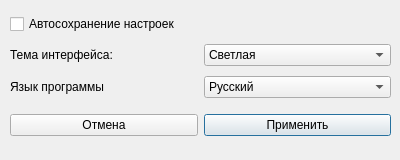
<?xml version="1.0" encoding="UTF-8"?>
<ui version="4.0">
 <class>Settings</class>
 <widget class="QDialog" name="Settings">
  <property name="geometry">
   <rect>
    <x>0</x>
    <y>0</y>
    <width>400</width>
    <height>160</height>
   </rect>
  </property>
  <property name="minimumSize">
   <size>
    <width>400</width>
    <height>160</height>
   </size>
  </property>
  <property name="maximumSize">
   <size>
    <width>400</width>
    <height>1000</height>
   </size>
  </property>
  <property name="windowTitle">
   <string>madHighlighter settings</string>
  </property>
  <widget class="QWidget" name="gridLayoutWidget_2">
   <property name="geometry">
    <rect>
     <x>10</x>
     <y>10</y>
     <width>381</width>
     <height>92</height>
    </rect>
   </property>
   <layout class="QGridLayout" name="gridLayout_2">
    <item row="5" column="1">
     <widget class="QComboBox" name="languageBox">
      <property name="baseSize">
       <size>
        <width>50</width>
        <height>30</height>
       </size>
      </property>
      <item>
       <property name="text">
        <string>Русский</string>
       </property>
      </item>
      <item>
       <property name="text">
        <string>English</string>
       </property>
      </item>
     </widget>
    </item>
    <item row="5" column="0">
     <widget class="QLabel" name="label">
      <property name="baseSize">
       <size>
        <width>100</width>
        <height>30</height>
       </size>
      </property>
      <property name="text">
       <string>Язык программы</string>
      </property>
     </widget>
    </item>
    <item row="2" column="0">
     <widget class="QCheckBox" name="settingsBox">
      <property name="text">
       <string>Автосохранение настроек</string>
      </property>
     </widget>
    </item>
    <item row="3" column="1">
     <widget class="QComboBox" name="themeBox">
      <property name="baseSize">
       <size>
        <width>50</width>
        <height>30</height>
       </size>
      </property>
      <item>
       <property name="text">
        <string>Светлая</string>
       </property>
      </item>
      <item>
       <property name="text">
        <string>Темная</string>
       </property>
      </item>
     </widget>
    </item>
    <item row="3" column="0">
     <widget class="QLabel" name="label_2">
      <property name="text">
       <string>Тема интерфейса:</string>
      </property>
     </widget>
    </item>
   </layout>
  </widget>
  <widget class="QWidget" name="gridLayoutWidget">
   <property name="geometry">
    <rect>
     <x>10</x>
     <y>100</y>
     <width>381</width>
     <height>51</height>
    </rect>
   </property>
   <layout class="QGridLayout" name="gridLayout_3">
    <item row="0" column="2">
     <widget class="QPushButton" name="applyBtn">
      <property name="text">
       <string>Применить</string>
      </property>
     </widget>
    </item>
    <item row="0" column="1">
     <widget class="QPushButton" name="cancelBtn">
      <property name="text">
       <string>Отмена</string>
      </property>
     </widget>
    </item>
   </layout>
  </widget>
 </widget>
 <resources/>
 <connections/>
</ui>
